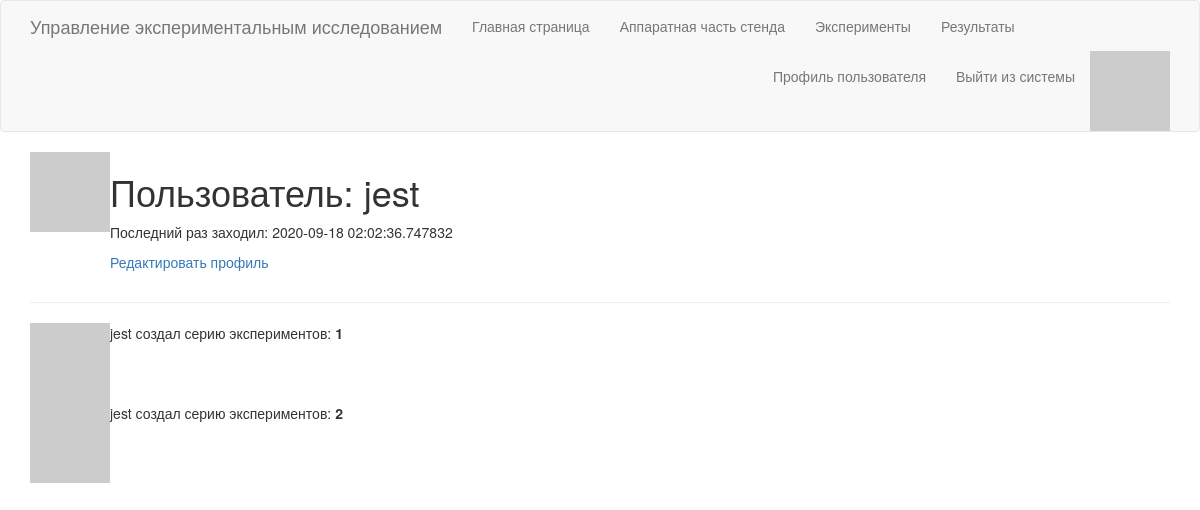
The app's page /user/jest (signed in), older data.
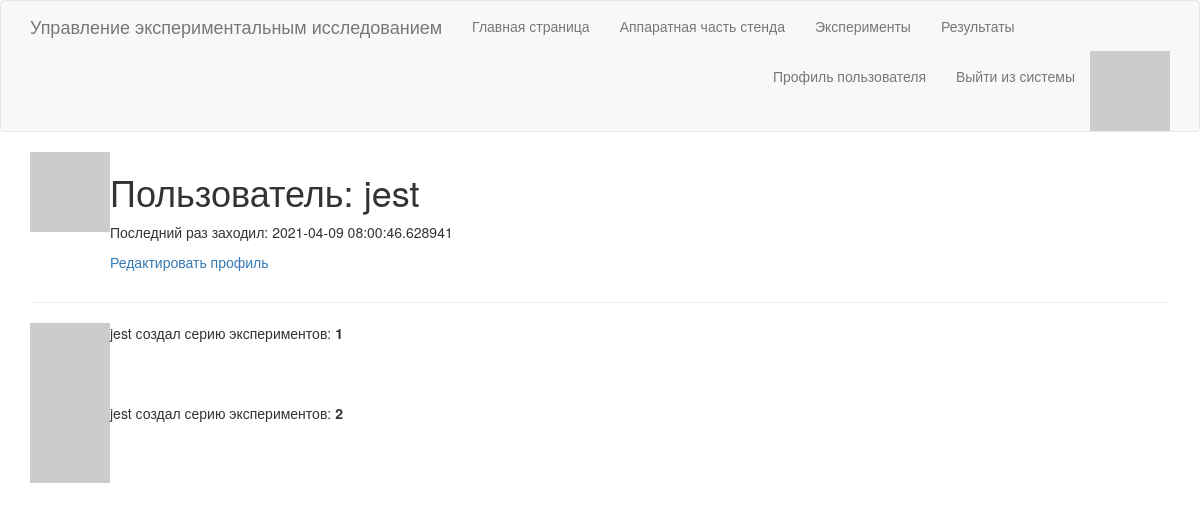
The same page, newer data.
### app/models.py (models this page shows, shortened)
class User(UserMixin, db.Model):
    id = db.Column(db.Integer, primary_key=True)
    username = db.Column(db.String(64), index=True, unique=True)
    email = db.Column(db.String(120), index=True, unique=True)
    password_hash = db.Column(db.String(128))
    last_seen = db.Column(db.DateTime, default=datetime.utcnow)
    about_me = db.Column(db.String(140))
    def avatar(self, size):
        digest = md5(self.email.lower().encode('utf-8')).hexdigest()
        return 'https://www.gravatar.com/avatar/{}?d=identicon&s={}'.format(
                        digest, size)

### app/routes.py (the view)
@app.route('/user/<username>')
@login_required
def user(username):
    user = User.query.filter_by(username=username).first_or_404()
    series = [
        {'creator': user, 'id': 1},
        {'creator': user, 'id': 2}
    ]
    return render_template('user.html', user=user, series=series)

### app/models.py (called while the page is built)
@login.user_loader
def load_user(id):
    return User.query.get(int(id))

### app/routes.py (called while the page is built)
@app.before_request
def before_request():
    if current_user.is_authenticated:
        current_user.last_seen = datetime.utcnow()
        db.session.commit()

### app/templates/user.html (shortened to what this page needs)
{% extends "base.html" %}
{% block app_content %}
    <table>
        <tr valign="top">
            <td><img src="{{ user.avatar(128) }}"></td>
            <td>
                <h1>Пользователь: {{ user.username }}</h1>
                {% if user.last_seen %}<p>Последний раз заходил: {{ user.last_seen }}</p>{% endif %}
                {% if user == current_user %}
                <p><a href="{{ url_for('edit_profile') }}">Редактировать профиль</a></p>
                {% endif %}
            </td>
        </tr>
    </table>
    <hr>
    {% for serie in series %}
        {% include "_serie.html" %}
    {% endfor %}
{% endblock %}

### app/templates/_serie.html
<table>
    <tr valign="top">
        <td><img src="{{ serie.creator.avatar(36) }}"></td>
        <td>{{ serie.creator.username }} создал серию экспериментов: <b>{{ serie.id }}</b></td>
    </tr>
</table>

Row changes from the older to the newer data that the page shows:
changed User "jest": last_seen "2020-09-18 02:02:36.747832" → "2021-04-09 08:00:46.628941"
